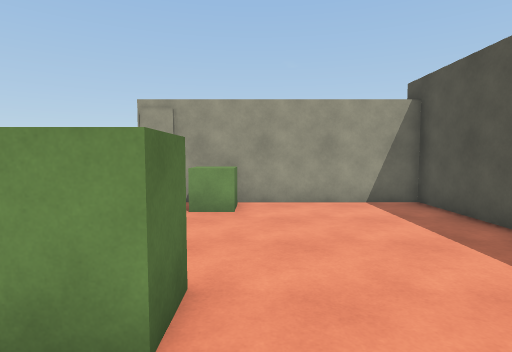
View 1 (above)

13 first-person views from a walk through a 3-D level made in the Unity game engine. The camera is 1.5 m above the floor, tilts 4° down and sees 80° across. The floor is counted in squares, 1 m on a side. Each view is taken from the middle of a square. On the plan, view 1 faces up. The plan holds only what a view shows up to about 15 squares ahead; the rest is blank. Surface patterns are stand-ins for the level's own textures.

View 2
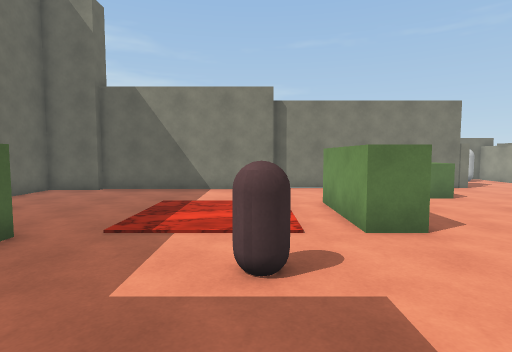

View 3
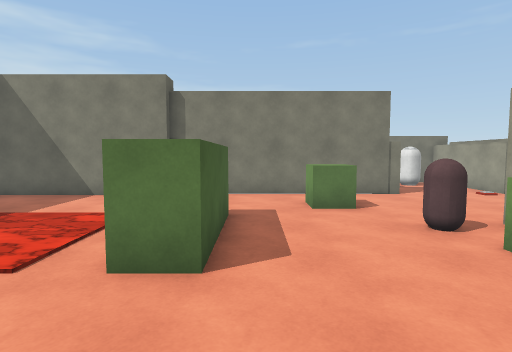

View 4
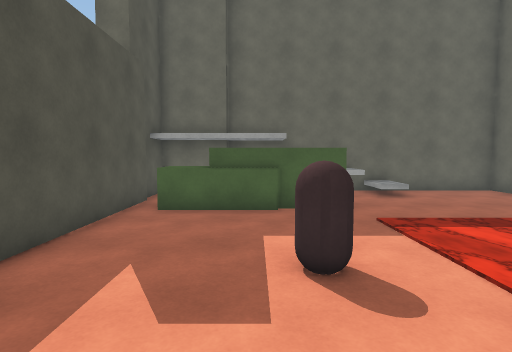

View 5
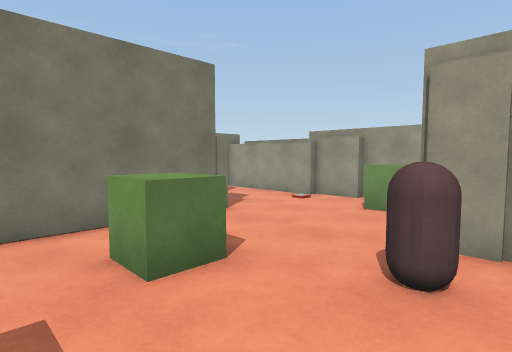

View 6
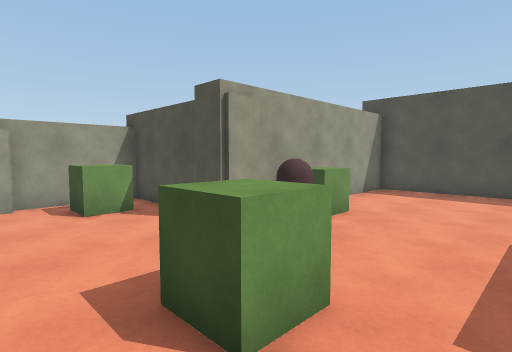

View 7
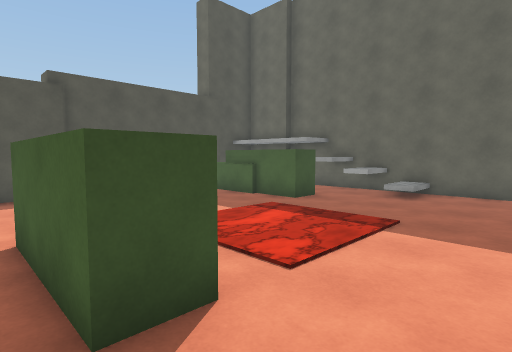

View 8
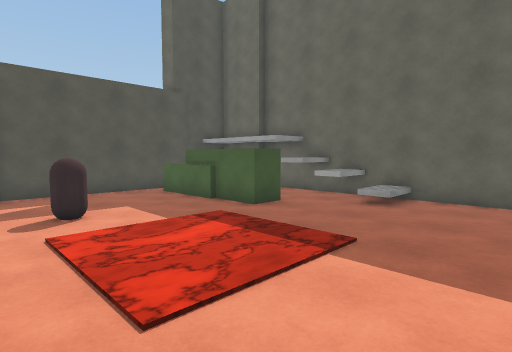

View 9
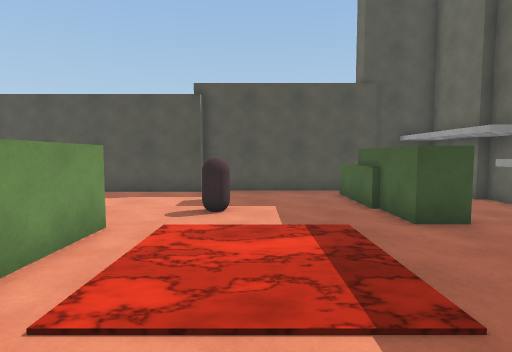

View 10
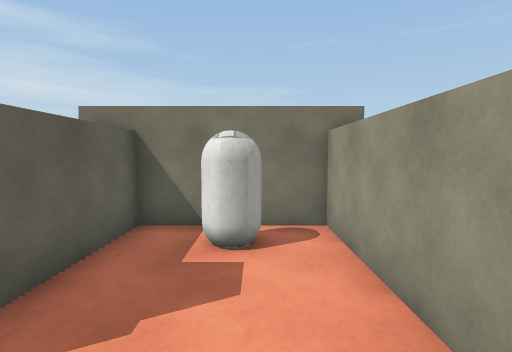

View 11
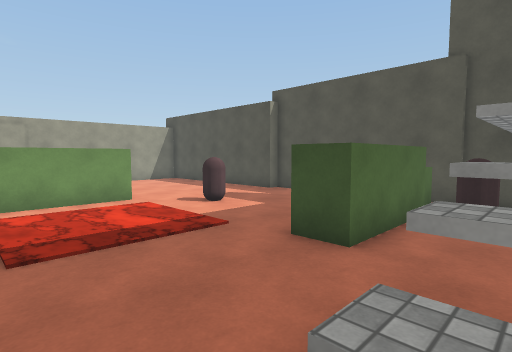

View 12
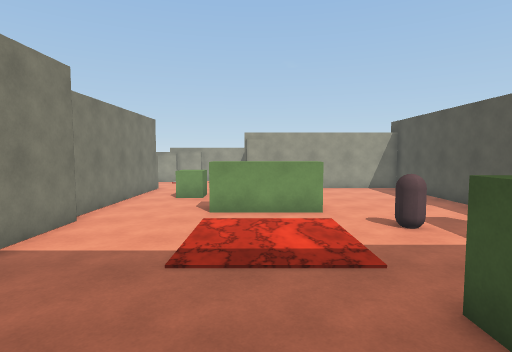

View 13
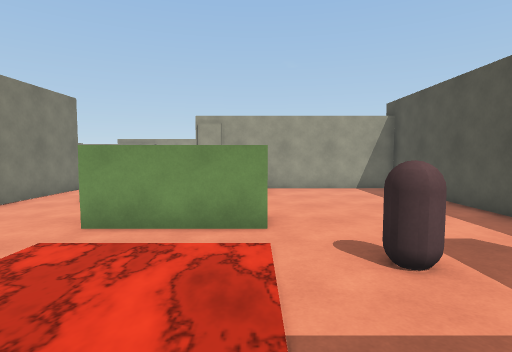

### Floor plan
Key: @ floor where view 1 was taken; # wall or solid block; . main floor; : floor 0.5 m higher than the main floor; / step, stairs or slope; ≈ lava the walk keeps out of; ^ raised ledge; O other object.
Columns run from 14 left of view 1 to 6 right of it. Each row starts with its distance up from view 1.
 14 ############
 13 #.......OO.#
 12 #.O.....OO.#
 11 #.O........#
 10 #..........#########
  9 ######.....#OO.....#
  8      #.....OOO.....#
  7      #..O..........#
  6      #..O..........#
  5      #.............#
  4      #.............#
  3      #....####.....#
  2      #....####.....#
  1      #....≈≈≈≈.....##
  0      ##...≈≈≈≈@O....#
 -1       #...≈≈≈≈......#
 -2       #...≈≈≈≈......#
 -3       #...≈≈≈≈......#
 -4       #.........^^^.#
 -5       #.......####^##
 -6       #.......####  #
 -7       #..../^^^. #
 -8       #....:^^^
 -9       ###########

Where each view was taken, in squares from view 1:
view 1: 0 up, 0 right, facing up
view 2: 0 up, 5 right, facing left
view 3: 4 up, 3 right, facing left
view 4: 4 up, 2 right, facing down
view 5: 4 up, 2 left, facing up-left
view 6: 4 up, 8 left, facing up-right
view 7: 4 up, 7 left, facing down-right
view 8: 2 up, 7 left, facing down-right
view 9: 1 down, 7 left, facing right
view 10: 12 up, 7 left, facing left
view 11: 8 down, 5 left, facing up-right
view 12: 8 down, 3 left, facing up
view 13: 4 down, 1 left, facing up
